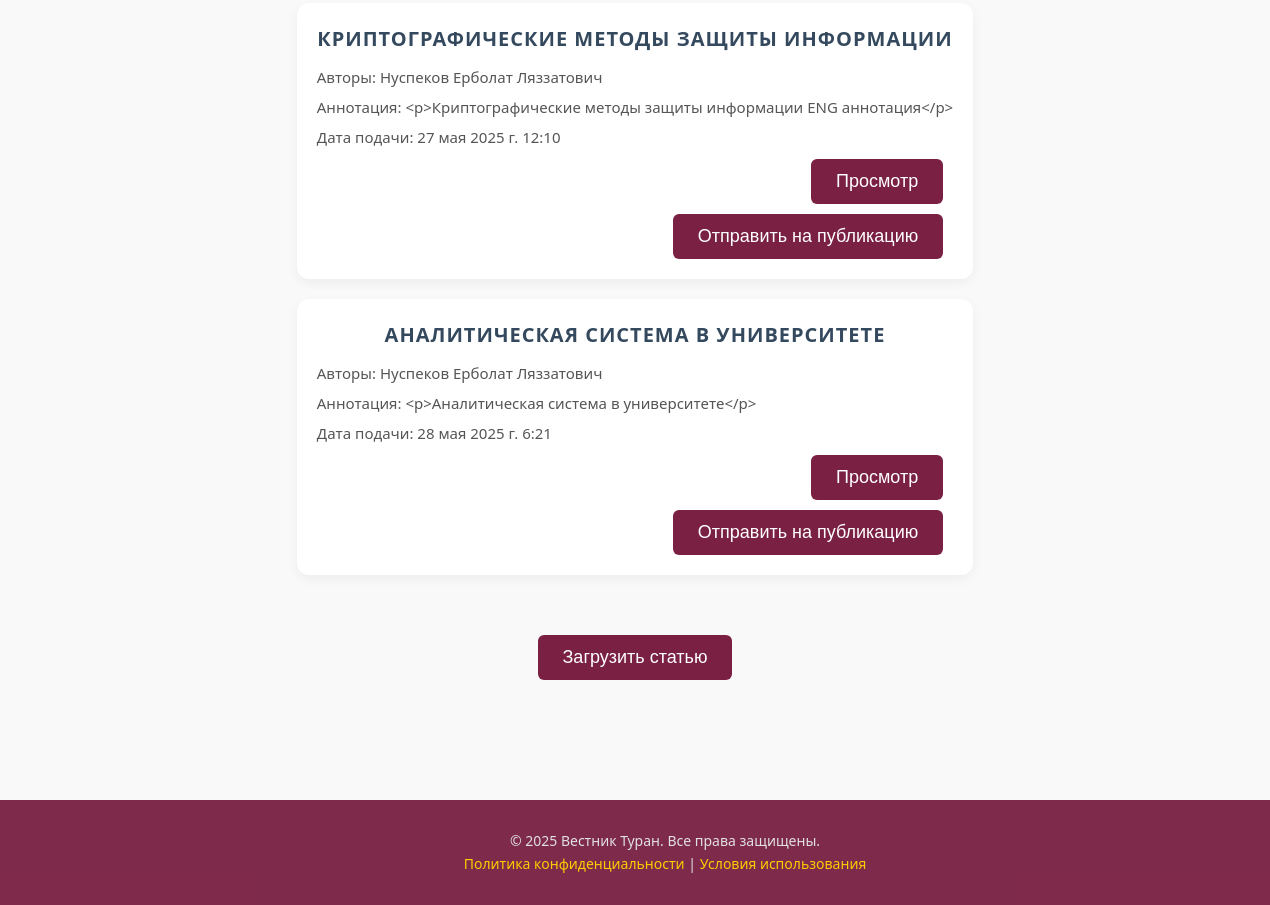
The page /articles/my/ (signed in, lower part) on the database as committed earlier.
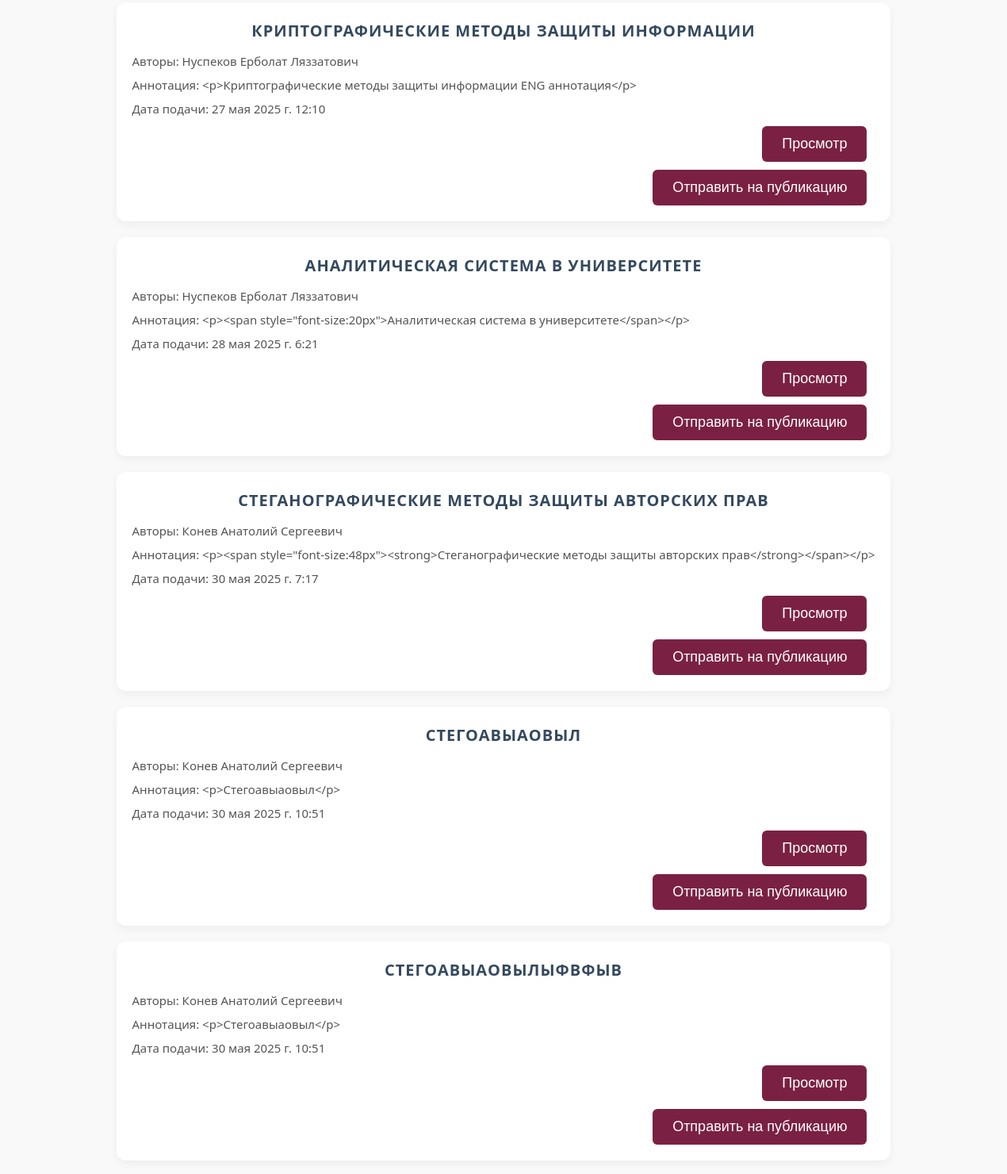
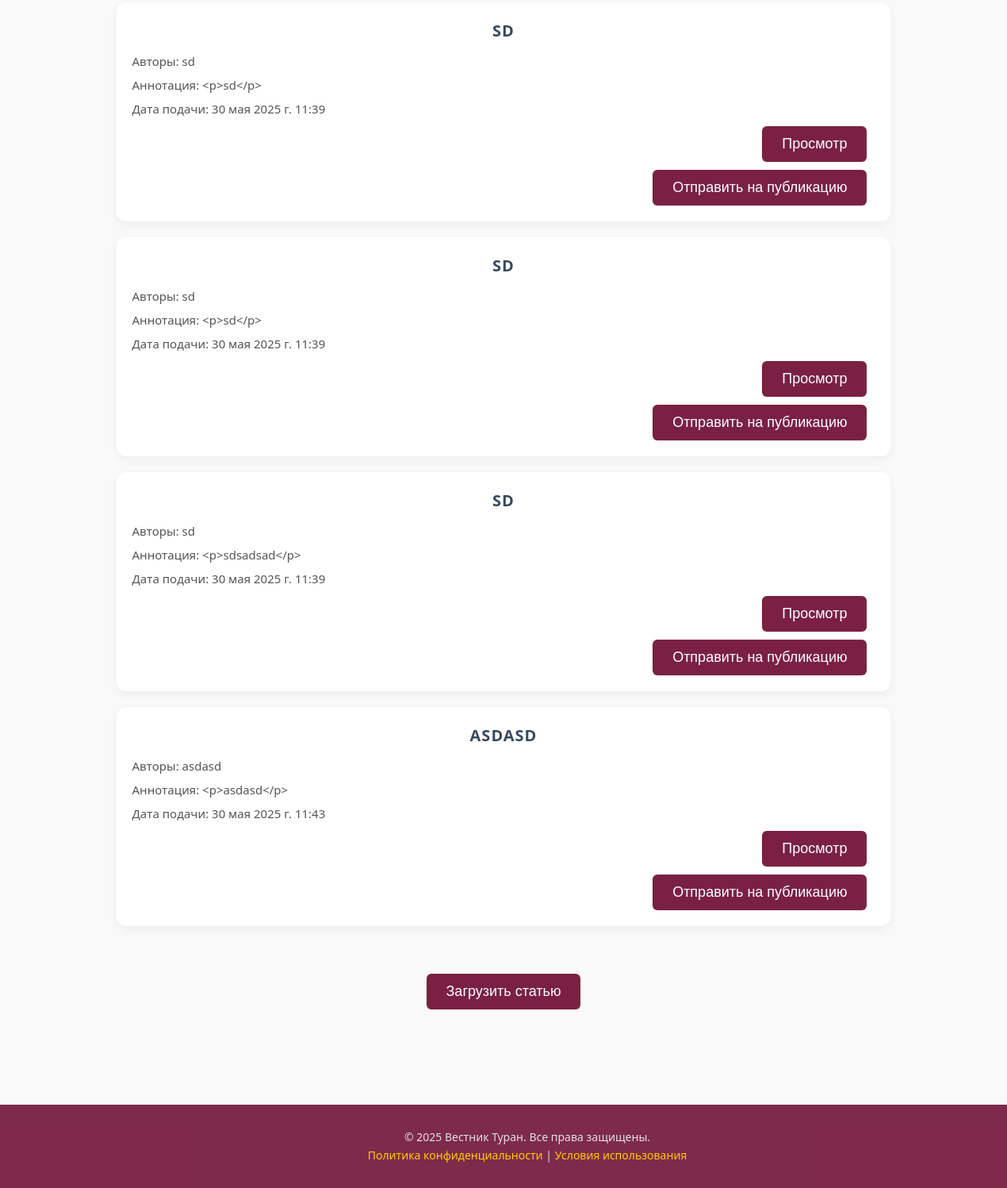
The same page on the database as committed later (2 pictures, top to bottom).
### articles/models.py (models this page shows)
class Article(models.Model):
    file = models.FileField(upload_to='articles/')  # <-- сюда будет загружаться файл
    language = models.CharField(choices=LanguageChoicesArticle.choices, default=LanguageChoicesArticle.RU)
    tags = models.ManyToManyField(Tag, related_name="articles")
    date = models.DateTimeField(auto_now_add=True)
    title = models.CharField(max_length=255, null=True, blank=True)
    title_kk = models.CharField(max_length=255, null=True, blank=True)
    title_ru = models.CharField(max_length=255, null=True, blank=True)
    annotation = RichTextField(null=True, blank=True)
    annotation_kk = RichTextField(null=True, blank=True)
    annotation_ru = RichTextField(null=True, blank=True)
    authors = models.CharField(max_length=255, null=True, blank=True)
    user = models.ForeignKey('users.CustomUser', on_delete=models.CASCADE, null=True, blank=True)
    category = models.ForeignKey(to=Category, on_delete=models.CASCADE, null=True, blank=True)

### articles/views.py (the view, shortened to what this page needs)
# urls.py: path("my/", MyArticles.as_view(), name="my_articles"),
class MyArticles(LoginRequiredMixin, ListView):
    model = Article
    paginate_by = 10
    template_name = "articles/articles.html"
    login_url = '/users/login/'
    def get_context_data(self, **kwargs):
        context = super().get_context_data(**kwargs)
        context['form'] = BidForm()  # Передаём форму в контекст
        return context

### articles/templates/articles/articles.html (shortened to what this page needs)
{% extends 'base.html' %}
{% load static %}
{% block css %}
  <link rel="stylesheet" href="{% static 'css/main.css' %}">
  <link rel="stylesheet" href="{% static 'css/requests.css' %}">
{% endblock %}
{% block content %}
  <main class="main-content">
    <section class="requests-section">
      <br>
      {% for obj in object_list %}
        <div class="requests-list">
          <div class="request-item">
            <h2>{{ obj.title }}</h2>
            <p>Авторы: {{ obj.authors }}</p>
            <p>Аннотация: {{ obj.annotation }}</p>
            <p>Дата подачи: {{ obj.date }}</p>
            <button class="btn">Просмотр</button>
            <button class="btn openModalBtn" data-modal-id="modal{{ obj.id }}">Отправить на публикацию</button>
          </div>
        </div>
      {% endfor %}
      <div class="add-request">
        <a href="{% url 'dashboard' %}">
          <button class="btn">Загрузить статью</button>
        </a>
      </div>
    </section>
  </main>
{% endblock %}

Rows that differ between the two databases and show on the page:
changed Article "АНАЛИТИЧЕСКАЯ СИСТЕМА В УНИВЕРСИТЕТЕ": annotation "<p>Аналитическая система в университете</p>" → "<p><span style=\"font-size:20px\">Аналитическая система в университете</span></p>"
added Article: title "СТЕГАНОГРАФИЧЕСКИЕ МЕТОДЫ ЗАЩИТЫ АВТОРСКИХ ПРАВ", authors "Конев Анатолий Сергеевич", annotation "<p><span style=\"font-size:48px\"><strong>Стеганографические методы защиты авторских прав</strong></span></p>", date "30 мая 2025 г. 7:17"
added Article: title "СТЕГОАВЫАОВЫЛ", authors "Конев Анатолий Сергеевич", annotation "<p>Стегоавыаовыл</p>", date "30 мая 2025 г. 10:51"
added Article: title "СТЕГОАВЫАОВЫЛЫФВФЫВ", authors "Конев Анатолий Сергеевич", annotation "<p>Стегоавыаовыл</p>", date "30 мая 2025 г. 10:51"
added Article: title "SD", authors "sd", annotation "<p>sd</p>", date "30 мая 2025 г. 11:39"
added Article: title "SD", authors "sd", annotation "<p>sd</p>", date "30 мая 2025 г. 11:39"
added Article: title "SD", authors "sd", annotation "<p>sdsadsad</p>", date "30 мая 2025 г. 11:39"
added Article: title "ASDASD", authors "asdasd", annotation "<p>asdasd</p>", date "30 мая 2025 г. 11:43"
